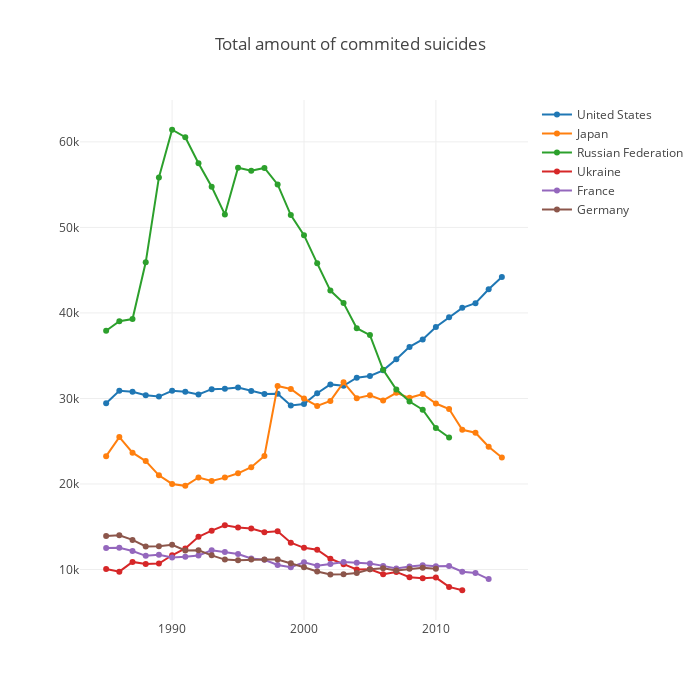

The cell this chart's notebook holds for it:
### Code cell
data=[go.Scatter(
    x = years,
    y = total_by_country[i].values,
    mode= 'lines+markers',
    name = i
) for i in countries]

data2=[go.Scatter(
    x = years,
    y = relative_by_country[i].values,
    mode= 'lines+markers',
    xaxis='x2',
    yaxis='y2',
    name = i
) for i in countries]


layout = dict(
    title = 'Total amount of commited suicides',
    width = 700,
    height = 700
   
)


fig = dict( data=data, layout=layout )
plot = py.offline.iplot( fig, validate=False, filename='Year trends of suicide levels' )
